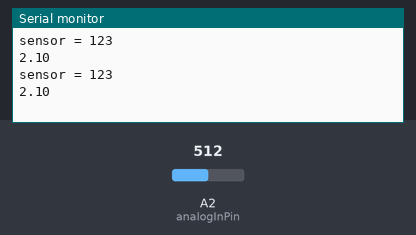
The sketch below on a simulated Arduino Uno, built with avr-gcc and run on an emulated ATmega328P. On the bench: the last lines printed to the serial monitor. The test bench sets the inputs (shaded band); at power-on: A2 (analogInPin) = 512.

Above: at 1.8 s.
1.9 s: A2 (analogInPin) set to 716
At 2.7 s:
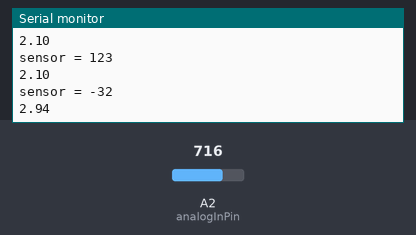
3.4 s: A2 (analogInPin) set to 900
At 4.8 s:
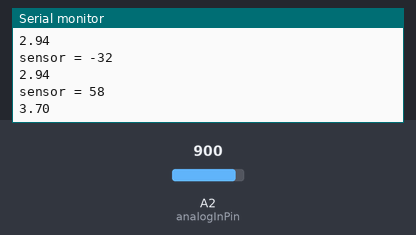
Timing chart, 0 to 6.4 s (numbered marks = the images above; inputs shaded):
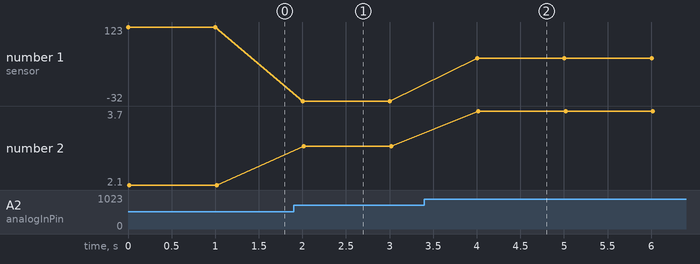

Measured:
- after the input at 1.9 s, the serial monitor: prints a new line after 0.10 s (image 1)
- after the input at 3.4 s, the serial monitor: prints a new line after 0.60 s (image 2)
- plotted number 1: 123 → -32 after the input at 1.9 s, -32 → 58 after the input at 3.4 s
- plotted number 2: 2.1 → 2.94 after the input at 1.9 s, 2.94 → 3.7 after the input at 3.4 s

The sketch:

ADC_batterie.ino
```cpp
const int analogInPin = A2;  // Analog input pin that the potentiometer is attached to

int sensorValue = 0;        // value read from the pot

void setup() {
  // initialize serial communications at 9600 bps:
  Serial.begin(9600);
}

void loop() {
  // read the analog in value:
  sensorValue = analogRead(analogInPin);
  int8_t value = map(sensorValue, 781, 983, 0, 100);
  float val_volt = sensorValue*4.2/1023;

  // print the results to the Serial Monitor:
  Serial.print("sensor = ");
  Serial.println(value);
  Serial.println(val_volt);

  delay(1000);
}
```
